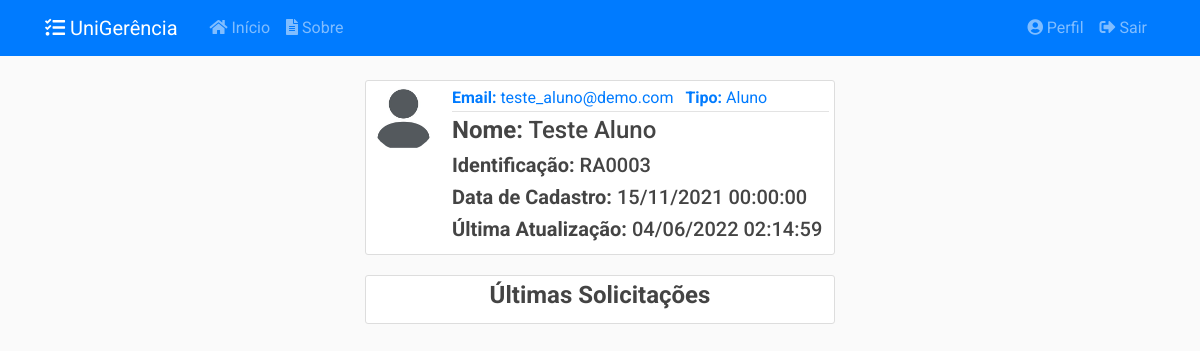
The page /usuarios/3 (signed in) on the database as committed earlier.
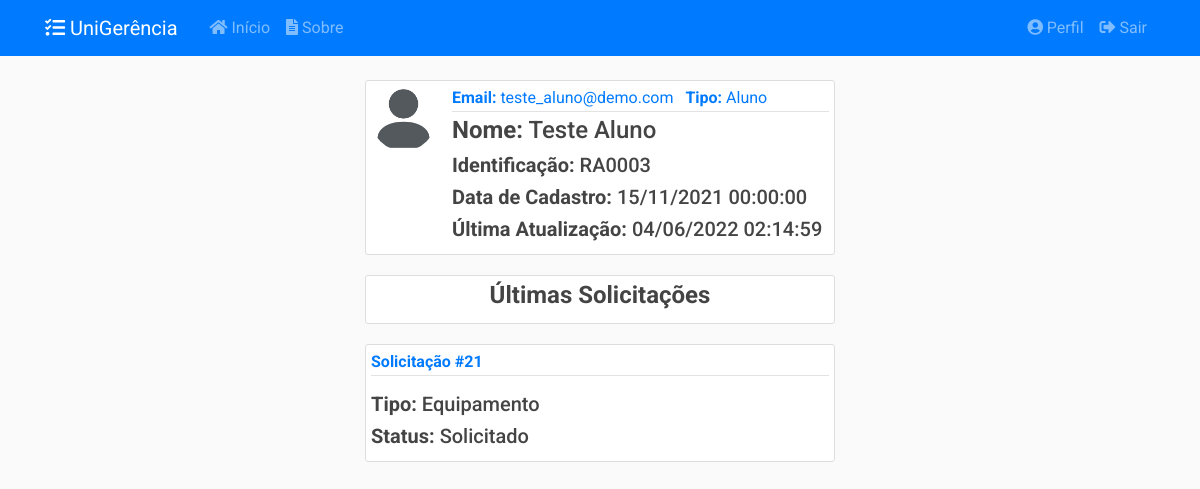
The same page on the database as committed later.
### app/models/usuarios.py (models this page shows, shortened)
class Usuario(db.Model, UserMixin):
    __tablename__ = 'usuarios'
    __table_args__ = {'extend_existing': True}
    id = db.Column(db.Integer, primary_key=True)
    nome = db.Column(db.String(100), nullable=False)
    identificacao = db.Column(db.String(20), unique=True, nullable=False)
    email = db.Column(db.String(100), unique=True, nullable=False)
    senha = db.Column(db.String(60), nullable=False)
    data_cadastro = db.Column(db.DateTime, nullable=False,
                              default=datetime.now().astimezone(fuso_horario))
    data_atualizacao = db.Column(db.DateTime, nullable=True)
    tipo = db.Column(db.Enum(TipoUsuario), nullable=False)
    ativo = db.Column(db.Boolean, nullable=False, default=True)
    imagem_perfil = db.Column(db.String(20), nullable=False,
                              default='default.jpg')
    posts = db.relationship('Post', backref='autor',
                            foreign_keys='Post.usuario_id', lazy=True)
    recipiente = db.relationship('Post', backref='destinatario',
                                 foreign_keys='Post.destinatario_id', lazy=True)
    solicitacoes = db.relationship('Solicitacao', backref='autor', lazy=True)
    relatorios = db.relationship('Relatorio', backref='autor', lazy=True)
    def recupera_id(usuario_id):
        return Usuario.query.filter_by(id=usuario_id).filter_by(ativo=True).first_or_404()
    @staticmethod
    def verifica_admin(self):
        if self.tipo.name == 'ADMIN':
            return True
        else:
            return False
    def __repr__(self):
        return f"{self.nome} ({self.identificacao})"

### app/models/solicitacoes.py (models this page shows, shortened)
class Solicitacao(db.Model):
    __tablename__ = 'solicitacoes'
    __table_args__ = {'extend_existing': True}
    id = db.Column(db.Integer, primary_key=True)
    status = db.Column(db.Enum(Status), default=Status.ABERTO.name)
    data_abertura = db.Column(db.DateTime, nullable=False,
                              default=datetime.now().astimezone(fuso_horario))
    data_inicio_pref = db.Column(db.Date, nullable=False)
    data_fim_pref = db.Column(db.Date, nullable=False)
    data_retirada = db.Column(db.DateTime, nullable=True)
    data_devolucao = db.Column(db.DateTime, nullable=True)
    data_cancelamento = db.Column(db.DateTime, nullable=True)
    data_finalizacao = db.Column(db.DateTime, nullable=True)
    quantidade = db.Column(db.Integer, nullable=False, default=0)
    descricao = db.Column(db.String(20), nullable=False)
    tipo = db.Column(db.String(20), nullable=False)
    ativo = db.Column(db.Boolean, nullable=False, default=True)
    usuario_id = db.Column(db.Integer, db.ForeignKey('usuarios.id'),
                           nullable=False)
    turno_id = db.Column(db.Integer, db.ForeignKey('turnos.id'),
                           nullable=False)
    turno = db.relationship('Turno', back_populates='solicitacoes')
    def recupera_ultimas_autor(usuario, limite):
        return Solicitacao.query.filter_by(autor=usuario).filter_by(
            ativo=True).order_by(Solicitacao.id.desc()).limit(limite)
    __mapper_args__ = {
        'polymorphic_identity': 'SOLICITACAO',
        'polymorphic_on': tipo
    }

class SolicitacaoEquipamento(Solicitacao):
    __tablename__ = 'solicitacoes_equipamentos'
    id = db.Column(db.Integer, db.ForeignKey('solicitacoes.id'), primary_key=True)
    tipo_eqp_id = db.Column(db.Integer, db.ForeignKey('tipos_equipamento.id'),
                           nullable=True)
    equipamentos = db.relationship('Equipamento', secondary=solicitacao_e,
                                   back_populates='solicitacoes')
    tipo_eqp = db.relationship('TipoEquipamento', back_populates='solicitacoes')
    __mapper_args__ = {
        'polymorphic_identity': 'EQUIPAMENTO'
    }

class Solicitacao(db.Model):
    __tablename__ = 'solicitacoes'
    __table_args__ = {'extend_existing': True}
    id = db.Column(db.Integer, primary_key=True)
    status = db.Column(db.Enum(Status), default=Status.ABERTO.name)
    data_abertura = db.Column(db.DateTime, nullable=False,
                              default=datetime.now().astimezone(fuso_horario))
    data_inicio_pref = db.Column(db.Date, nullable=False)
    data_fim_pref = db.Column(db.Date, nullable=False)
    data_retirada = db.Column(db.DateTime, nullable=True)
    data_devolucao = db.Column(db.DateTime, nullable=True)
    data_cancelamento = db.Column(db.DateTime, nullable=True)
    data_finalizacao = db.Column(db.DateTime, nullable=True)
    quantidade = db.Column(db.Integer, nullable=False, default=0)
    descricao = db.Column(db.String(20), nullable=False)
    tipo = db.Column(db.String(20), nullable=False)
    ativo = db.Column(db.Boolean, nullable=False, default=True)
    usuario_id = db.Column(db.Integer, db.ForeignKey('usuarios.id'),
                           nullable=False)
    turno_id = db.Column(db.Integer, db.ForeignKey('turnos.id'),
                           nullable=False)
    turno = db.relationship('Turno', back_populates='solicitacoes')
    def recupera_ultimas_autor(usuario, limite):
        return Solicitacao.query.filter_by(autor=usuario).filter_by(
            ativo=True).order_by(Solicitacao.id.desc()).limit(limite)
    __mapper_args__ = {
        'polymorphic_identity': 'SOLICITACAO',
        'polymorphic_on': tipo
    }

### app/controllers/usuarios.py (the view)
@usuarios.route("/<int:usuario_id>", methods=['GET'])
@login_required
@admin_required
def usuario(usuario_id):
    usuario = Usuario.recupera_id(usuario_id)
    solicitacoes = Solicitacao.recupera_ultimas_autor(usuario, 5)
    return render_template('usuarios/usuario.html',
                           title=usuario, usuario=usuario,
                           solicitacoes=solicitacoes)

### app/models/usuarios.py (called while the page is built)
@login_manager.user_loader
def load_user(user_id):
    return Usuario.query.get(int(user_id))

def admin_required(f):
    @wraps(f)
    def wrap(*args, **kwargs):
        if Usuario.verifica_admin(current_user):
            return f(*args, **kwargs)
        else:
            flash('Você não tem autorização para acessar esta página.', 'danger')
        return redirect(url_for('principal.inicio'))
    return wrap

### app/templates/usuarios/usuario.html
{% extends "layout.html" %}
{% block conteudo %}
<article class="media content-section">
    <img class="rounded-circle article-img" src="{{ url_for('static', filename='img_perfil/' + usuario.imagem_perfil) }}">
    <div class="media-body">
        <div class="article-metadata">
            <a class="mr-2"><strong>Email:</strong> {{ usuario.email }}</a>
            <a class="mr-2"><strong>Tipo:</strong> {{ usuario.tipo.value }}</a>
        </div>
        <h4 class="article-title"><strong>Nome:</strong> {{ usuario.nome }}</h4>
        <h5 class="article-content"><strong>Identificação:</strong> {{ usuario.identificacao }}</h5>
        <h5 class="article-content"><strong>Data de Cadastro:</strong> {{ usuario.data_cadastro.strftime('%d/%m/%Y %H:%M:%S') }}</h5>
        {% if usuario.data_atualizacao %}
            <h5 class="article-content"><strong>Última Atualização:</strong> {{ usuario.data_atualizacao.strftime('%d/%m/%Y %H:%M:%S') }}</h5>
        {% endif %}
    </div>
</article>
<article class="media content-section">
    <div class="media-body">
        <h4 class="article-content text-center"><strong>Últimas Solicitações</strong></h4>
    </div>
</article>
{% for solicitacao in solicitacoes %}
<article class="media content-section">
    <div class="media-body">
        <div class="article-metadata mb-3">
            <a class="mr-2" href="{{ url_for('solicitacoes.solicitacao', solicitacao_id=solicitacao.id )}}"><strong>Solicitação #{{ solicitacao.id }}</strong></a>
        </div>
        {% if solicitacao.tipo == 'EQUIPAMENTO' %}
        <h5 class="article-content"><strong>Tipo:</strong> Equipamento</h5>
        {% elif solicitacao.tipo == 'SALA' %}
        <h5 class="article-content"><strong>Tipo:</strong> Sala</h5>
        {% endif %}
        <h5 class="article-content"><strong>Status:</strong> {{ solicitacao.status.value }}</h5>
    </div>
</article>
{% endfor %}
{% endblock conteudo %}

### app/templates/layout.html (shortened to what this page needs)
<!DOCTYPE html>
<html>
<head>
    <link rel="stylesheet" type="text/css" href="{{ url_for('static', filename='css/bootstrap4.min.css') }}">
    <link rel="stylesheet" type="text/css" href="{{ url_for('static', filename='css/main.css') }}">
    <link rel="stylesheet" type="text/css" href="https://cdn.datatables.net/v/dt/jszip-2.5.0/dt-1.12.1/b-2.2.3/b-colvis-2.2.3/b-html5-2.2.3/b-print-2.2.3/cr-1.5.6/date-1.1.2/fh-3.2.3/r-2.3.0/rg-1.2.0/rr-1.2.8/sc-2.0.6/sp-2.0.1/sl-1.4.0/datatables.min.css"/>
    <link rel="stylesheet" type="text/css" href="{{ url_for('static', filename='css/select2.min.css') }}"/>
    <link rel="stylesheet" type="text/css" href="{{ url_for('static', filename='css/select2-bootstrap.min.css') }}">
    <link rel="stylesheet" type="text/css" href="https://pro.fontawesome.com/releases/v5.15.0/css/all.css">
</head>
<body>
    <header class="site-header">
        <nav class="navbar navbar-expand-md navbar-dark bg-primary fixed-top">
            <div class="container">
                <a class="navbar-brand mr-4" href="{{ url_for('principal.inicio') }}"><i class="fas fa-tasks"></i> UniGerência</a>
                <div class="collapse navbar-collapse" id="navbarToggle">
                    <div class="navbar-nav mr-auto">
                        <a class="nav-item nav-link" href="{{ url_for('principal.inicio') }}"><i class="fas fa-home"></i>&nbsp;Início</a>
                        <a class="nav-item nav-link" href="{{ url_for('principal.sobre') }}"><i class="fas fa-file-alt"></i>&nbsp;Sobre</a>
                    </div>
                    <div class="navbar-nav">
                    {% if current_user.is_authenticated %}
                        <a class="nav-item nav-link" href="{{ url_for('usuarios.perfil') }}"><i class="fas fa-user-circle"></i>&nbsp;Perfil</a>
                        <a class="nav-item nav-link" href="{{ url_for('usuarios.logout') }}"><i class="fas fa-sign-out-alt"></i>&nbsp;Sair</a>
                    {% else %}
                        <a class="nav-item nav-link" href="{{ url_for('usuarios.login') }}"><i class="fas fa-sign-in-alt"></i>&nbsp;Login</a>
                        <a class="nav-item nav-link" href="{{ url_for('usuarios.registrar') }}"><i class="fas fa-address-card"></i>&nbsp;Registre-se</a>
                    {% endif %}
                    </div>
                </div>
            </div>
        </nav>
    </header>
    <main role="main" class="container-fluid">
        <div class="row justify-content-lg-center">
            <div class="col-lg-5 align-self-lg-center">
            {% block conteudo %}{% endblock %}
            </div>
        </div>
    </main>
</body>
</html>

### app/static/css/main.css (style rules this page uses)
body { background: #fafafad5; color: #333333; margin-top: 5rem; font-family: 'Roboto' !important; }
h1, h2, h3, h4, h5, h6 { color: #444444; }
html { scroll-behavior: smooth; }
.content-section { background: #ffffff; padding: 5px 5px; border: 1px solid #dddddd; border-radius: 3px; margin-bottom: 20px; }
.article-title { color: #444444; }
.article-content { white-space: pre-line; }
.article-img { height: 65px; width: 65px; margin-right: 16px; }
.article-metadata { padding-bottom: 1px; margin-bottom: 4px; border-bottom: 1px solid #e3e3e3 }

Rows that differ between the two databases and show on the page:
added SolicitacaoEquipamento: id "21", status.value "Solicitado"
